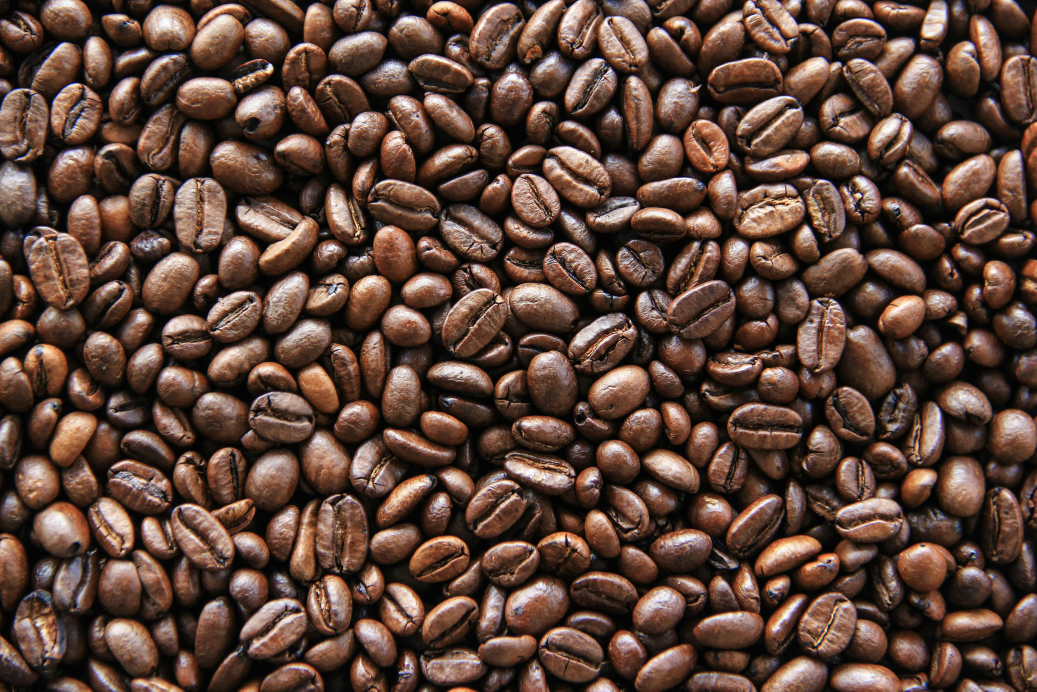
#> input picture coffee_beans.jpg, 5184 x 3456 px (shown at 1/5 size)
$ python count_v3.py
#> lines starting #> are read from the running program, lines starting #| are printed output that depends on the picture; after the words box and inside, x2 and y2 are one past the last pixel; in counts of white or black regions, pixels touching at a corner belong together
#!/usr/bin/env python3
"""
coffee bean counter final
counts coffee beans using geometric peak detection.
standardizes resolution to width=1500px before processing.
"""

import cv2
import numpy as np
import time

def count_coffee_beans(image_path: str) -> int:
    """
    counts coffee beans using geometric peak detection.
    standardizes resolution to width=1500px before processing.
    """
#> called with image_path = 'coffee_beans.jpg'
    start_time = time.time()

    # 1. load image
    img = cv2.imread(image_path)
#> img is the input picture: shape (3456, 5184, 3); mean B, G, R 57.1, 68.5, 93.8
    if img is None:
        raise ValueError(f"could not load image: {image_path}")

    original_h, original_w = img.shape[:2]
#> original_h = 3456; original_w = 5184
    print(f"original size: {original_w}x{original_h}")
#| original size: 5184x3456

    # 2. smart resizing (resolution independence)
    # targets a width of 1500px to ensure kernel sizes (21px, etc)
    # represent the same physical size on the bean regardless of input resolution.
    target_width = 1500
    scale = target_width / original_w
#> scale = 0.289
    target_height = int(original_h * scale)
#> target_height = 1000

    # choose the best interpolation method based on scaling
    if scale < 1:
        # shrinking: inter_area is best for avoiding moire patterns
        interpolation = cv2.INTER_AREA
    else:
        # enlarging: inter_cubic is best for sharpness
        interpolation = cv2.INTER_CUBIC

    img = cv2.resize(img, (target_width, target_height), interpolation=interpolation)
#> img: shape (1000, 1500, 3)
    print(f"processing size: {target_width}x{target_height}")
#| processing size: 1500x1000

    # copy for final drawing
    result_img = img.copy()

    # 3. preprocessing
    gray = cv2.cvtColor(img, cv2.COLOR_BGR2GRAY)
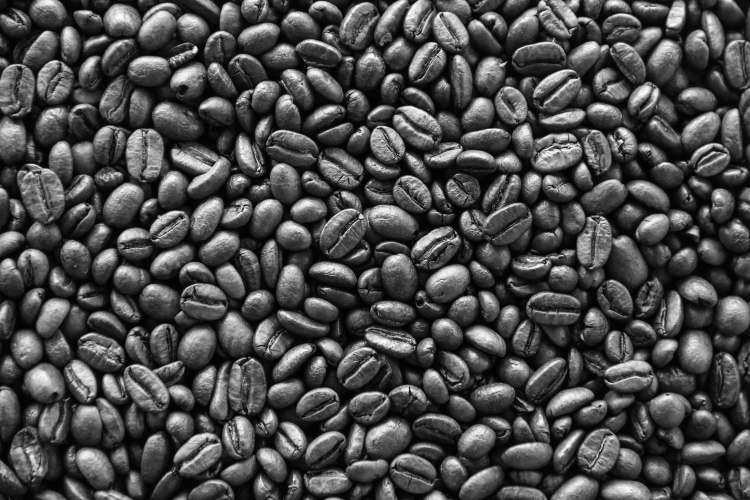
#> gray: shape (1000, 1500) (shown at 1/2 size); min 1, max 254, mean 74.7

    # clahe for local contrast (handles shadows between beans)
    clahe = cv2.createCLAHE(clipLimit=2.0, tileGridSize=(8, 8))
    enhanced = clahe.apply(gray)
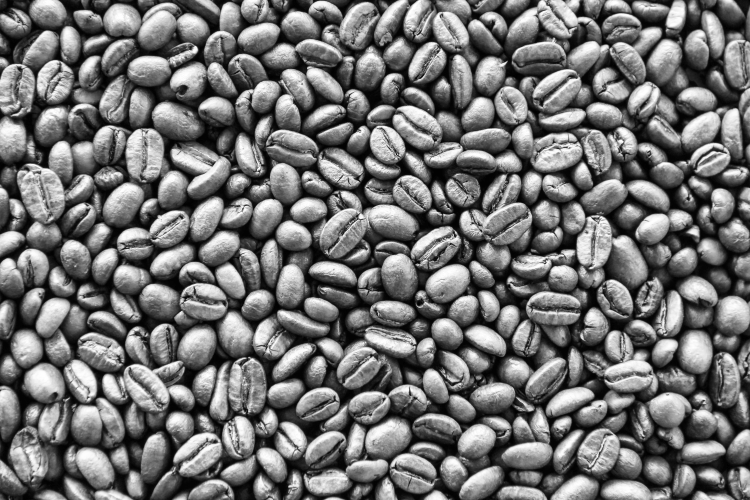
#> enhanced: shape (1000, 1500) (shown at 1/2 size); min 0, max 255, mean 114.2

    # moderate blur to remove grain
    blurred = cv2.GaussianBlur(enhanced, (5, 5), 0)

    # 4. adaptive thresholding
    # block size 25, C=3 provides good separation
    binary = cv2.adaptiveThreshold(
        blurred, 255, cv2.ADAPTIVE_THRESH_GAUSSIAN_C,
        cv2.THRESH_BINARY_INV, 25, 3
    )
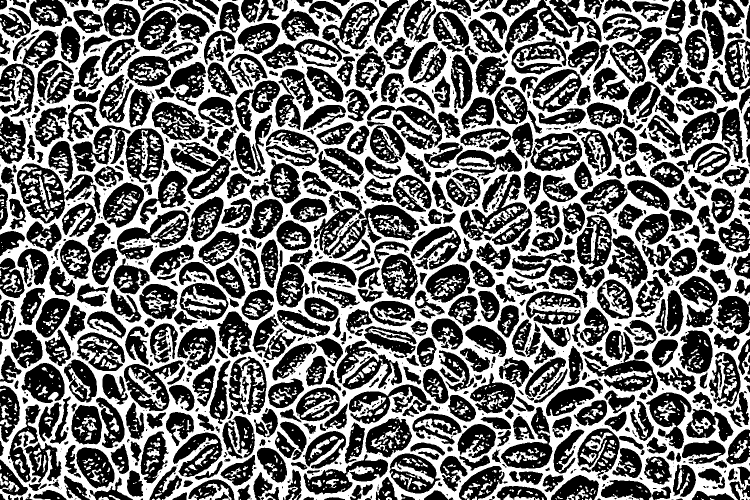
#> binary: shape (1000, 1500) (shown at 1/2 size); 44.2% white; 2374 white regions (1447 under 20 px), largest, box (x1, y1, x2, y2) and area: (0, 0, 1500, 1000) 554080, (363, 572, 453, 631) 1643, (257, 735, 333, 818) 1562
    cv2.imwrite("output_01_binary.jpg", binary)

    # 5. morphology
    kernel_small = cv2.getStructuringElement(cv2.MORPH_ELLIPSE, (3, 3))
    kernel_med = cv2.getStructuringElement(cv2.MORPH_ELLIPSE, (5, 5))

    # remove noise
    opening = cv2.morphologyEx(binary, cv2.MORPH_OPEN, kernel_small, iterations=2)
#> opening: shape (1000, 1500); 39.5% white; 1466 white regions (337 under 20 px), largest, box (x1, y1, x2, y2) and area: (0, 0, 1500, 1000) 477902, (1475, 733, 1500, 836) 1043, (257, 735, 332, 813) 1022

    # close gaps to solidify beans (crucial for peak detection)
    sure_bg = cv2.morphologyEx(opening, cv2.MORPH_CLOSE, kernel_med, iterations=2)
#> sure_bg: shape (1000, 1500); 49.2% white; 197 white regions (88 under 20 px), largest, box (x1, y1, x2, y2) and area: (0, 0, 1500, 1000) 723129, (291, 50, 330, 88) 742, (552, 336, 580, 392) 731
    cv2.imwrite("output_02_morph.jpg", sure_bg)

    # 6. distance transform
    dist_transform = cv2.distanceTransform(sure_bg, cv2.DIST_L2, 5)
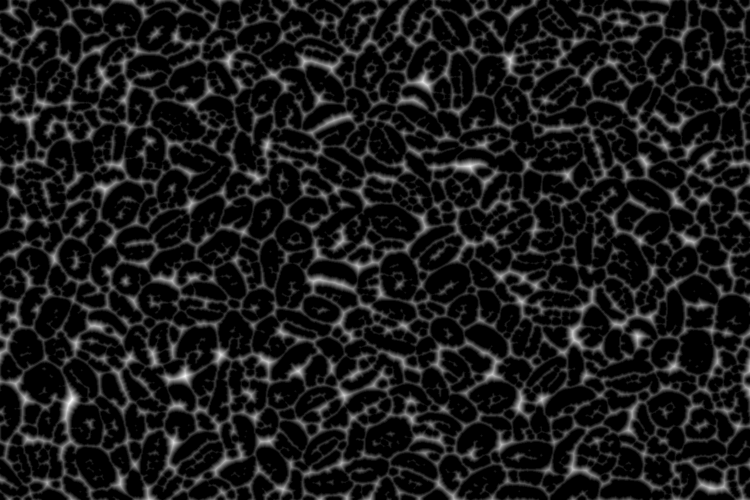
#> dist_transform: shape (1000, 1500) float32 (shown at 1/2 size); min 0, max 19, mean 1.92; drawn with min black and max white

    # 7. blur the distance map
    # (21, 21) kernel merges internal bean cracks into single peaks
    # while keeping touching neighbors separate.
    dist_blurred = cv2.GaussianBlur(dist_transform, (21, 21), 0)

    # normalize for visualization
    dist_viz = cv2.normalize(dist_blurred, None, 0, 1.0, cv2.NORM_MINMAX)
    cv2.imwrite("output_03_dist_blurred.jpg", (dist_viz * 255).astype(np.uint8))

    # 8. local maxima detection
    # min_distance = 25px allows beans to be close/touching
    min_distance = 25
    kernel_size = min_distance * 2 + 1
    kernel_dilate = cv2.getStructuringElement(cv2.MORPH_ELLIPSE, (kernel_size, kernel_size))

    dist_dilated = cv2.dilate(dist_blurred, kernel_dilate)
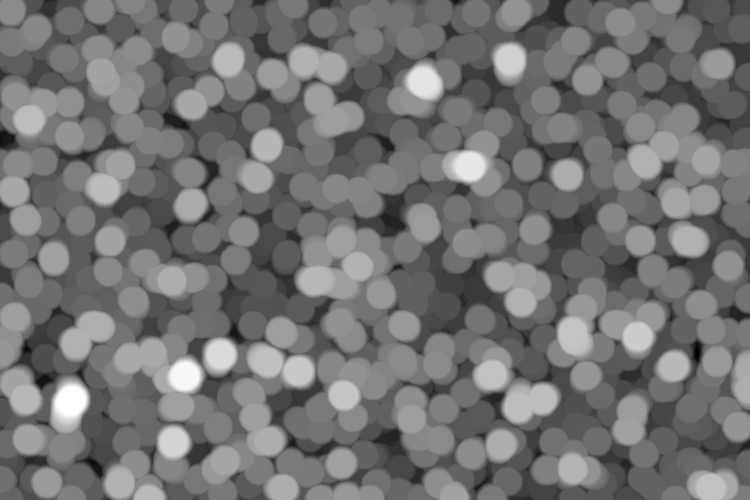
#> dist_dilated: shape (1000, 1500) float32 (shown at 1/2 size); min 0.35, max 16.08, mean 7.49; drawn with min black and max white

    # find peaks: local max AND > 20% intensity
    peak_threshold = 0.2 * dist_blurred.max()
#> peak_threshold = 3.22
    peaks = (dist_blurred == dist_dilated) & (dist_blurred > peak_threshold)
#> peaks: shape (1000, 1500) bool; 0.04% white in thin lines or dots

    # convert peaks to markers
    peak_markers = np.zeros_like(gray, dtype=np.uint8)
    peak_markers[peaks] = 255

    # dilate markers slightly for visibility
    peak_markers = cv2.dilate(peak_markers, kernel_small, iterations=1)
    cv2.imwrite("output_04_peaks.jpg", peak_markers)
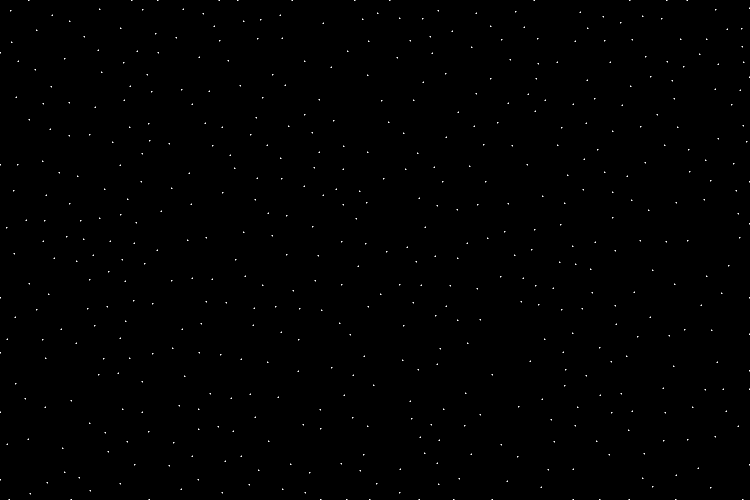
#> saved as output_04_peaks.jpg: shape (1000, 1500) (shown at 1/2 size); 0.18% white in thin lines or dots

    # 9. watershed
    _, markers = cv2.connectedComponents(peak_markers)
    markers = markers + 1

    unknown = cv2.subtract(sure_bg, peak_markers)
#> unknown: shape (1000, 1500); 49% white; 197 white regions (88 under 20 px), largest, box (x1, y1, x2, y2) and area: (0, 0, 1500, 1000) 720520, (291, 50, 330, 88) 737, (552, 336, 580, 392) 726
    markers[unknown == 255] = 0
    markers[sure_bg == 0] = 1 # enforce background

    cv2.watershed(img, markers)

    # 10. count and visualize
    unique_markers = np.unique(markers)
    valid_beans = 0

    for mk in unique_markers:
        if mk <= 1: continue # skip boundary and background

        mask = np.zeros(gray.shape, dtype=np.uint8)
        mask[markers == mk] = 255

        # area filter: 180px removes tiny noise fragments
        area = cv2.countNonZero(mask)
        if area > 180:
            valid_beans += 1

            cnts, _ = cv2.findContours(mask, cv2.RETR_EXTERNAL, cv2.CHAIN_APPROX_SIMPLE)
            if cnts:
                # draw green contour
                cv2.drawContours(result_img, cnts, -1, (0, 255, 0), 2)

                # draw red center dot
                M = cv2.moments(cnts[0])
                if M["m00"] != 0:
                    cx = int(M["m10"] / M["m00"])
                    cy = int(M["m01"] / M["m00"])
                    cv2.circle(result_img, (cx, cy), 3, (0, 0, 255), -1)
#> mask: shape (1000, 1500); 0% white in thin lines or dots, all inside (x1, y1, x2, y2) = (1484, 998, 1486, 999)
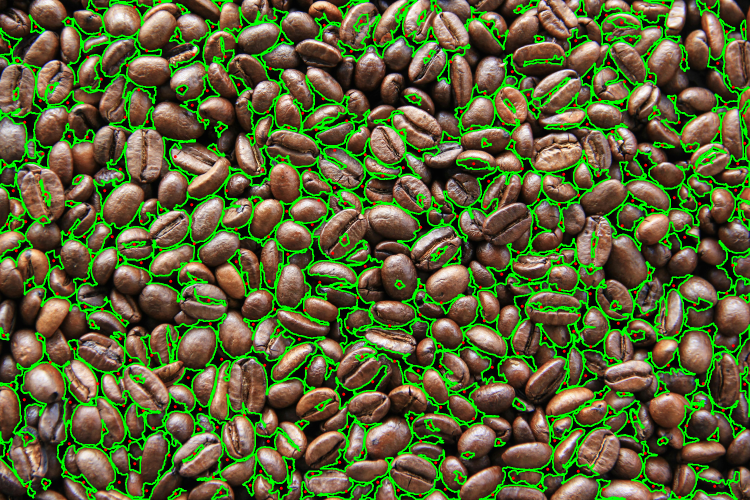
#> result_img: shape (1000, 1500, 3) (shown at 1/2 size); mean B, G, R 54.2, 102.5, 90
#> after the loop, valid_beans = 384

    cv2.imwrite("output_05_detected_beans.jpg", result_img)

    # round to nearest 10
    rounded_count = round(valid_beans / 10) * 10
#> rounded_count = 380

    end_time = time.time()
    print(f"processing time: {end_time - start_time:.2f}s")
    print(f"raw count: {valid_beans}")
#| raw count: 384
    print(f"final count (rounded): {rounded_count}")
#| final count (rounded): 380

    return rounded_count

def main():
    # input variable using the system-generated filename
    input_0_image = "coffee_beans.jpg"
    # call task function and handle return value
    count = count_coffee_beans(input_0_image)
#> count = 380

    print("-" * 30)
    print(f"Task Complete. Final Bean Count: {count}")
#| Task Complete. Final Bean Count: 380
    print("-" * 30)

if __name__ == "__main__":
    main()
